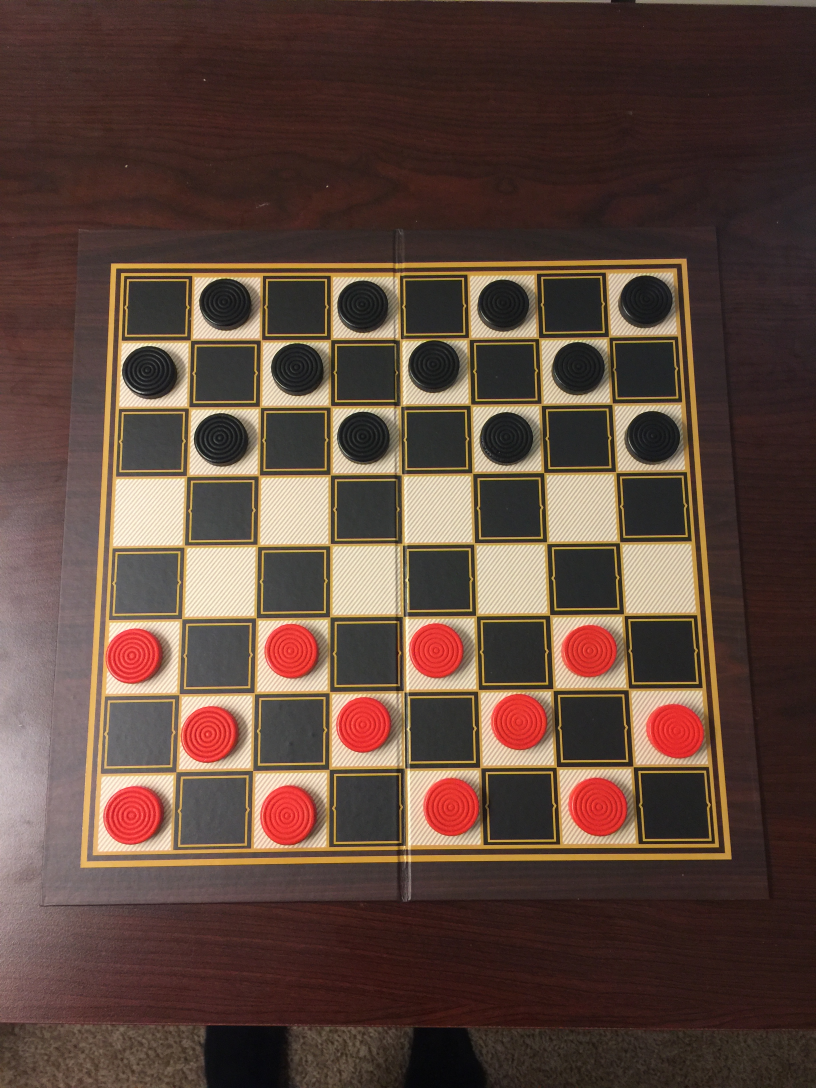
#> input picture checkers/board1/IMG_4075.JPG, 2448 x 3264 px, given in place of IMG_4075.png, which was not available (shown at 1/3 size)
$ python detectCircles2.py
#> lines starting #> are read from the running program, lines starting #| are printed output that depends on the picture; pictures that were not available may be replaced by others from this repository, and a replacement may not be noted
import cv2
import numpy as np
from glob import glob

def detectCircles(img, showImage = True):
#> called with showImage = True
	circleCenters = []
#> circleCenters = []
	redCenters = []
	blackCenters = []
	img = cv2.equalizeHist(img, 0)
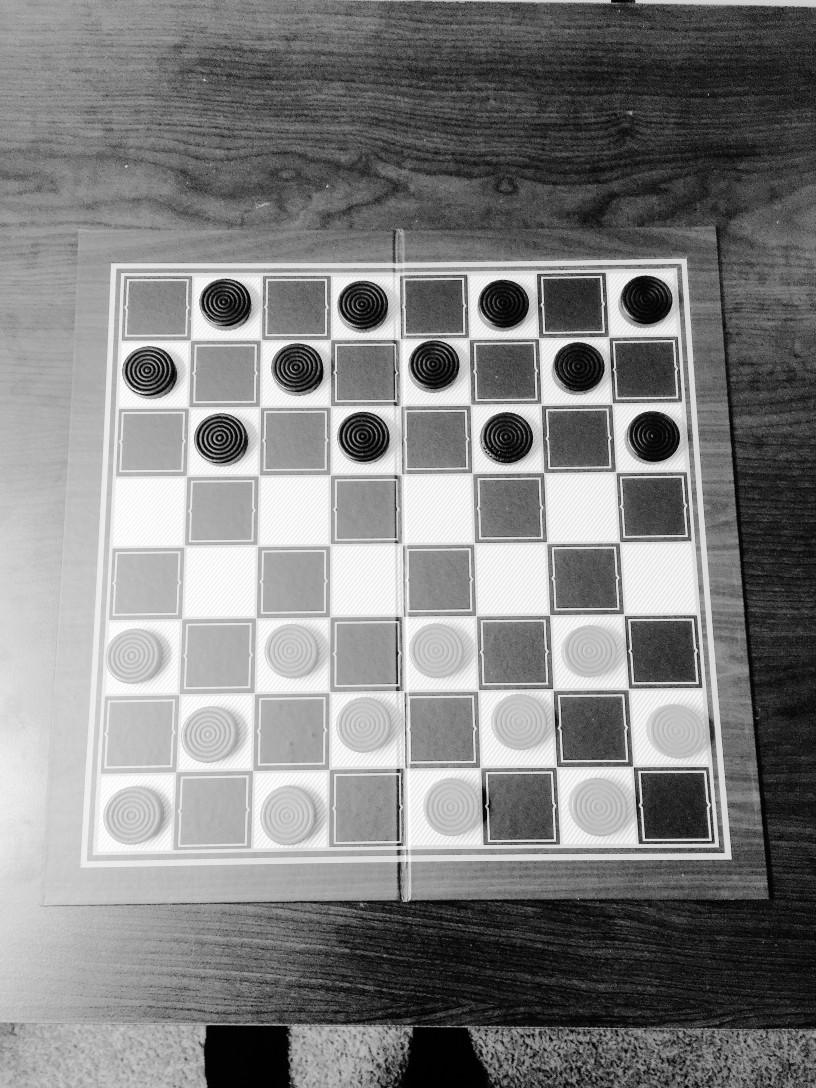
#> img: shape (3264, 2448) (shown at 1/3 size); min 0, max 255, mean 129.2
	img = cv2.resize(img, (612, 816))
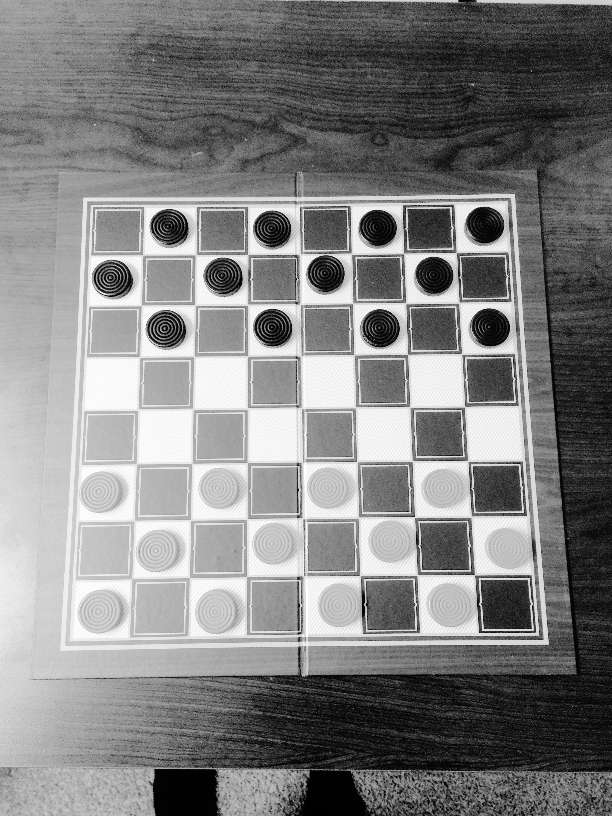
#> img: shape (816, 612); min 0, max 255, mean 129.2
	cimg = cv2.cvtColor(img,cv2.COLOR_GRAY2BGR)
	circles = np.uint16(np.around(cv2.HoughCircles(img,cv2.HOUGH_GRADIENT,1,10,param1=10,param2=60,minRadius=5,maxRadius=37)))
#> circles = 21 rows, first 8: [324, 490, 29], [454, 604, 28], [222, 280, 30], [486, 328, 30], [272, 544, 21], [220, 610, 23], [98, 490, 19], [508, 546, 23]
	for i in circles[0,:]:
	    cv2.circle(cimg,(i[0],i[1]),i[2],(0,255,0),2)
	    chunk = img[i[0] - i[2] + 5: i[0] + i[2] - 5, i[1] - i[2] + 5: i[1] + i[2] - 5]
	    avg = chunk.mean()
	    if avg < 110:
	    	# red
	    	redCenters.append((i[0], i[1]))
	    else:
	    	#black
	    	blackCenters.append((i[0], i[1]))
	    circleCenters.append((i[0], i[1]))
#> this loop made 21 passes
#> (i, avg) on passes 1 to 12: ([324, 490, 29], 114.7), ([454, 604, 28], 42.07), ([222, 280, 30], 132.4), ([486, 328, 30], 210), ([272, 544, 21], 81.48), ([220, 610, 23], 98.39), ([98, 490, 19], 51.75), ([508, 546, 23], 133.3), ([272, 228, 18], 60.41), ([158, 550, 21], 62.54), ([218, 488, 21], 69.33), ([338, 606, 21], 48.19)
#> pass 1, in detectCircles, `chunk = img[i[0] - i[2] + 5: i[0] + i[2] - 5, i[1] - i[2] + 5: i[1] + ..`:
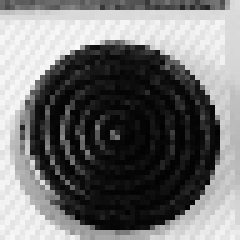
#> chunk: shape (48, 48) (shown 5 times larger); min 2, max 250, mean 114.7
#> pass 2, in detectCircles, `chunk = img[i[0] - i[2] + 5: i[0] + i[2] - 5, i[1] - i[2] + 5: i[1] + ..`:
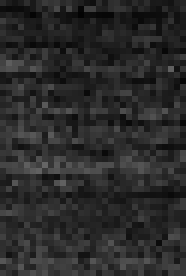
#> chunk: shape (46, 31) (shown 6 times larger); min 3, max 101, mean 42.1
#> pass 3, in detectCircles, `chunk = img[i[0] - i[2] + 5: i[0] + i[2] - 5, i[1] - i[2] + 5: i[1] + ..`:
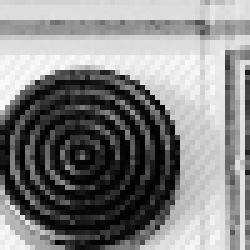
#> chunk: shape (50, 50) (shown 5 times larger); min 3, max 250, mean 132.4
#> after the loop:
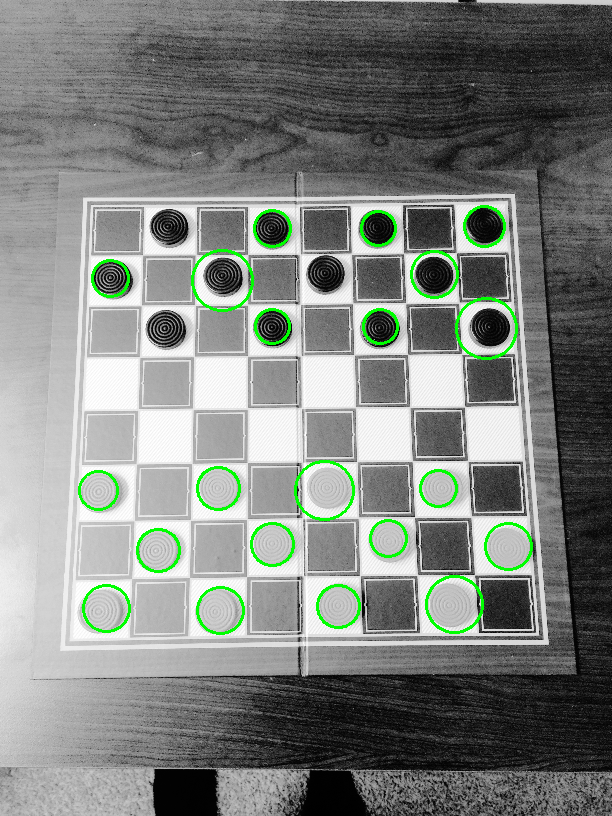
#> cimg: shape (816, 612, 3); mean B, G, R 126.1, 130.5, 126.1
#> after the loop, blackCenters = [(324, 490), (222, 280), (486, 328), (508, 546), (388, 538), (438, 488), (378, 228), (434, 274), (484, 226), (380, 326)]; circleCenters = [(324, 490), (454, 604), (222, 280), (486, 328), (272, 544), (220, 610), (98, 490), (508, 546), (272, 228), (158, 550), (218, 488), (338, 606), (388, 538), (438, 488), (106, 608), (110, 278), (378, 228), (272, 326), (434, 274), (484, 226), (380, 326)]; redCenters = [(454, 604), (272, 544), (220, 610), (98, 490), (272, 228), (158, 550), (218, 488), (338, 606), (106, 608), (110, 278), (272, 326)]
	if showImage:
		cv2.imshow('circles', cimg)
		cv2.imwrite('circleDetection.png', cimg)
		cv2.waitKey(0)
		cv2.destroyAllWindows()
	return redCenters, blackCenters

#detectCircles(cv2.imread("IMG_4075.png", 0))
detectCircles(cv2.imread("circleDetection/IMG_4075.png", 0), True)
# images = glob('checkers/*/*.JPG')
# for i in range(len(images)):
# 	detectCircles(cv2.imread(images[i], 0))

$ run again, with checkers/board1/IMG_4072.JPG copied over checkers/board1/IMG_4075.JPG
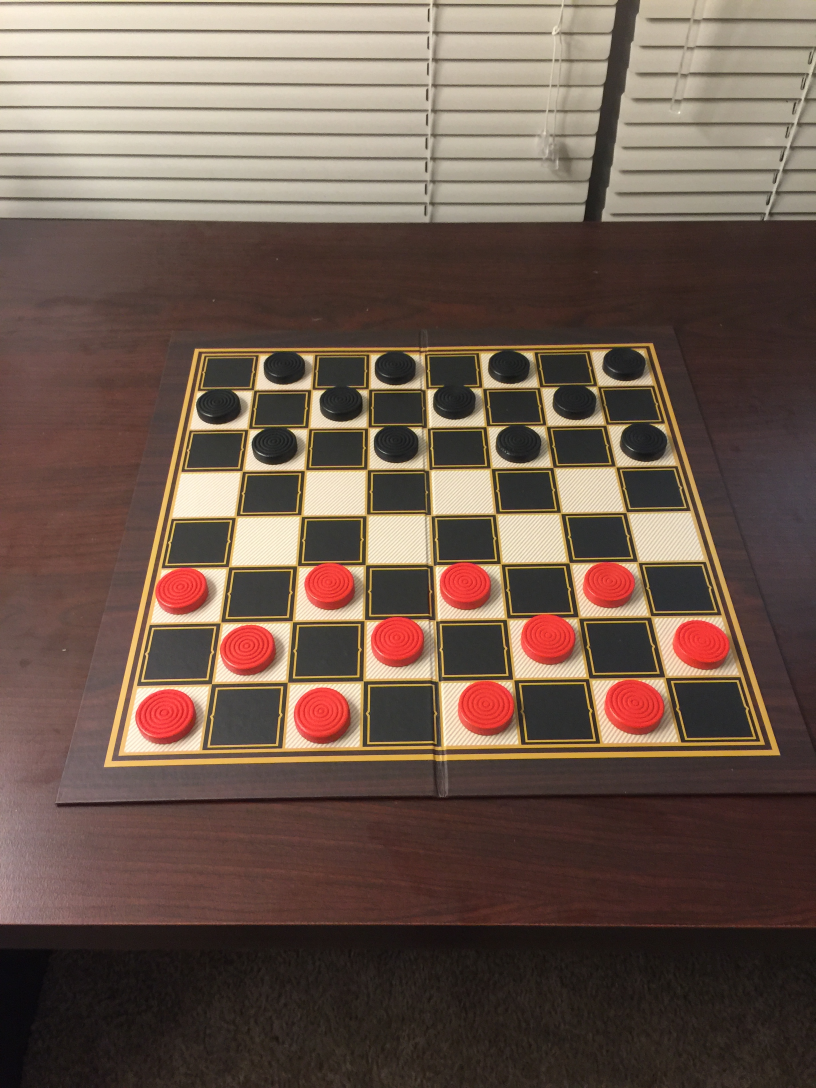
#> input picture checkers/board1/IMG_4072.JPG, 2448 x 3264 px, given in place of IMG_4075.png, which was not available (shown at 1/3 size)
#> in detectCircles, `circleCenters = []`: circleCenters = []
#> circles = [[242, 534, 18], [188, 482, 25], [300, 480, 23], [480, 528, 23], [414, 478, 23]]
#> the loop in detectCircles, `for i in circles[0,:]:` made 5 passes
#> (i, avg) on passes 1 to 5: ([242, 534, 18], 50.83), ([188, 482, 25], 69.07), ([300, 480, 23], 95.78), ([480, 528, 23], 182), ([414, 478, 23], 173.1)
#> pass 1, in detectCircles, `chunk = img[i[0] - i[2] + 5: i[0] + i[2] - 5, i[1] - i[2] + 5: i[1] + ..`:
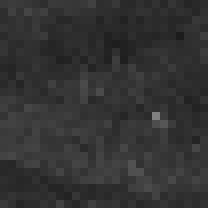
#> chunk: shape (26, 26) (shown 8 times larger); min 28, max 128, mean 50.8
#> after the loop in detectCircles, `for i in circles[0,:]:`:
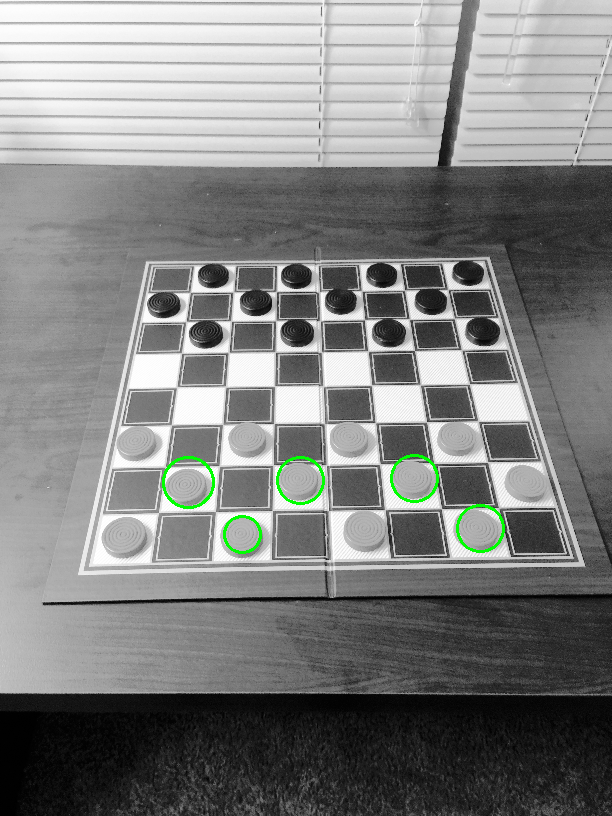
#> cimg: shape (816, 612, 3); mean B, G, R 127.7, 128.8, 127.7
#> after the loop in detectCircles, `for i in circles[0,:]:`: blackCenters = [(480, 528), (414, 478)]; circleCenters = [(242, 534), (188, 482), (300, 480), (480, 528), (414, 478)]; redCenters = [(242, 534), (188, 482), (300, 480)]

$ run again, with checkers/board1/IMG_4073.JPG copied over checkers/board1/IMG_4075.JPG
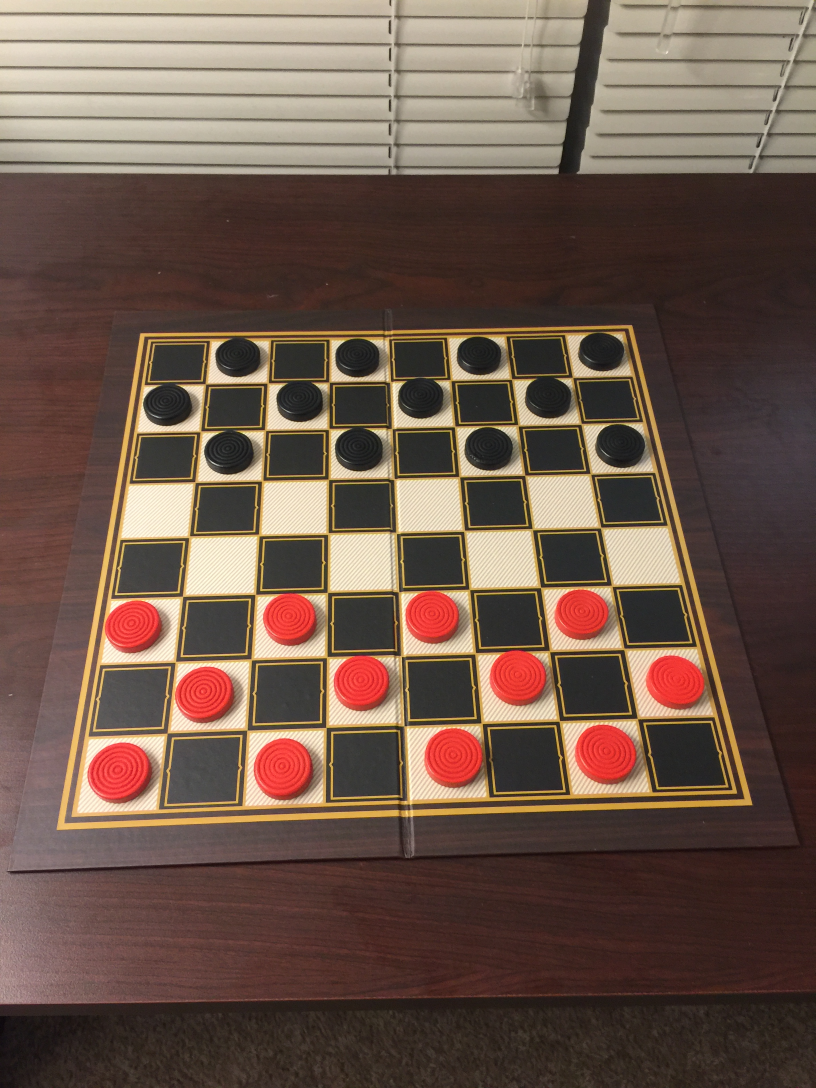
#> input picture checkers/board1/IMG_4073.JPG, 2448 x 3264 px, given in place of IMG_4075.png, which was not available (shown at 1/3 size)
#> in detectCircles, `circleCenters = []`: circleCenters = []
#> circles = [[392, 508, 25], [434, 458, 30], [326, 456, 31], [344, 568, 25], [92, 574, 29], [458, 566, 28], [220, 460, 29], [152, 518, 18], [98, 466, 23]]
#> the loop in detectCircles, `for i in circles[0,:]:` made 9 passes
#> (i, avg) on passes 1 to 8: ([392, 508, 25], 147.9), ([434, 458, 30], 159.4), ([326, 456, 31], 94.12), ([344, 568, 25], 126.1), ([92, 574, 29], 190.7), ([458, 566, 28], 70.61), ([220, 460, 29], 38.94), ([152, 518, 18], 30.82)
#> pass 1, in detectCircles, `chunk = img[i[0] - i[2] + 5: i[0] + i[2] - 5, i[1] - i[2] + 5: i[1] + ..`:
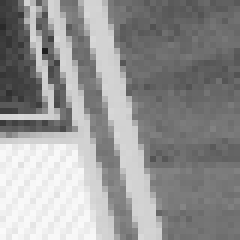
#> chunk: shape (40, 40) (shown 6 times larger); min 31, max 250, mean 147.9
#> after the loop in detectCircles, `for i in circles[0,:]:`:
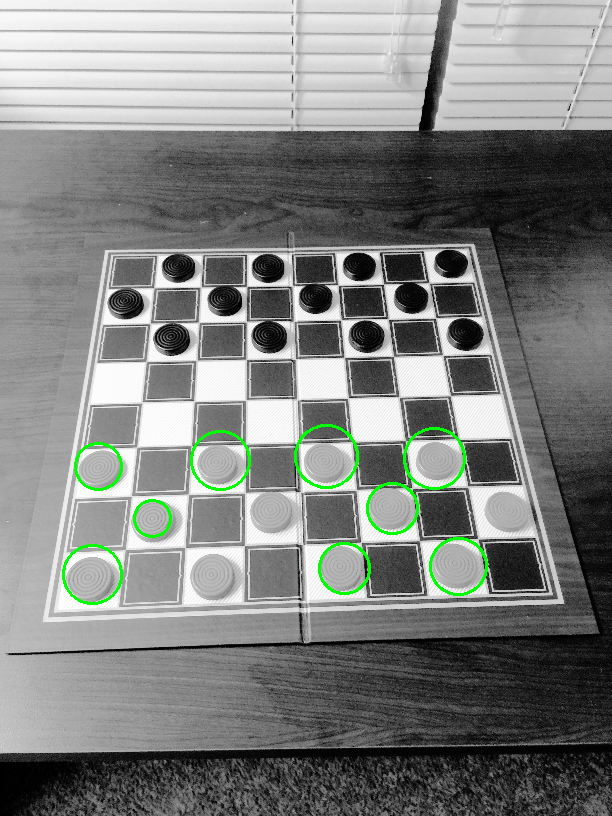
#> cimg: shape (816, 612, 3); mean B, G, R 127.2, 129.5, 127.2
#> after the loop in detectCircles, `for i in circles[0,:]:`: blackCenters = [(392, 508), (434, 458), (344, 568), (92, 574), (98, 466)]; circleCenters = [(392, 508), (434, 458), (326, 456), (344, 568), (92, 574), (458, 566), (220, 460), (152, 518), (98, 466)]; redCenters = [(326, 456), (458, 566), (220, 460), (152, 518)]
